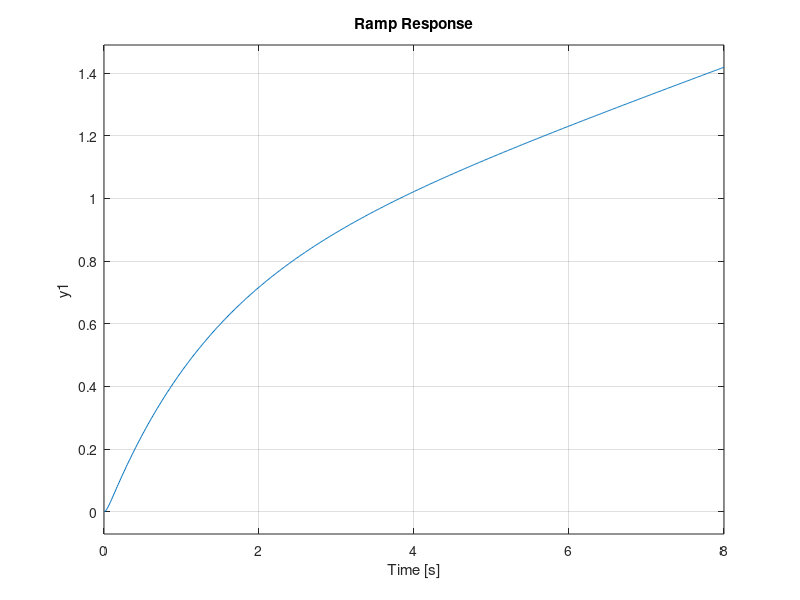

MATLAB code for this plot: (Note: this script raises an error after producing the figure.)
s = tf('s');
J = 0.01;
b = 0.1;
K = 0.01;
R = 1;
L = 0.5;

Kp = 1;
%Kd = 1;
%Kd = 3;
%Kd = 5;
%Kd = 7;
Kd = 9;
    
num_motor = [K];
den_motor = [J*L J*R+b*L R*b+K*K];
motor = tf(num_motor,den_motor)

C = tf([Kd Kp 0],[0 1 0])

complete = feedback(motor*C,1);

subplot(311), impulse(complete);   % Impulse reponse
subplot(312), step(complete)      % Step Response
subplot(313), step(complete / s);  % Ramp response
title("Ramp Response");
stepinfo(complete)

[y,t] = step(complete); % Calculate Steady-State error
sse = abs(1 - y(end))

xlim([0 3])
ylim([0 3])